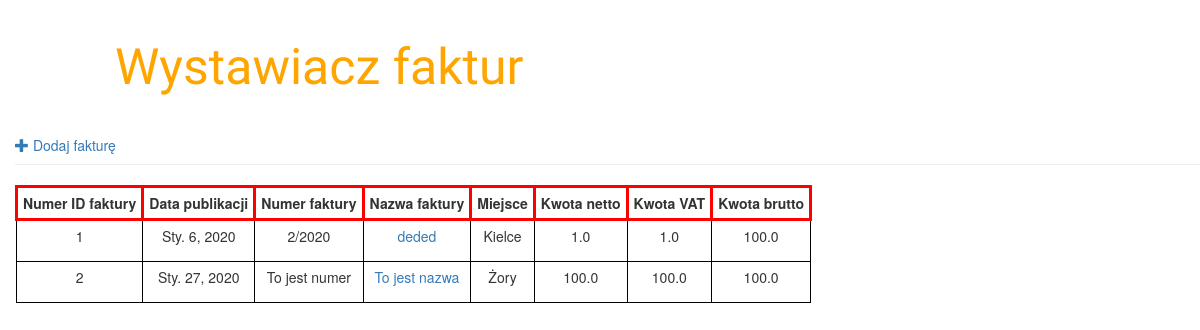
The page / on the database its author committed.
### invoice_app/models.py (models this page shows, shortened)
class Invoice(models.Model):
	invoice_id = models.AutoField(primary_key = True)
	invoice_date_of_issue = models.DateField('Data wystawienia')
	invoice_nr = models.CharField("Numer faktur", max_length = 250)
	invoice_name = models.CharField("Nazwa faktury", max_length = 250)
	invoice_netto = models.FloatField("Kwota netto")
	invoice_vat = models.FloatField("Vat")
	invoice_brutto = models.FloatField("Kwota brutto", default = 100)
	invoice_place = models.CharField("Miejsce którego dotyczy", max_length=20, choices=Place_CHOICES, default='Nie dotyczy')

### invoice_app/views.py (the view)
# urls.py: path('', views.invoice_list, name='invoice_list'),
def invoice_list(request):
	invoice = Invoice.objects.order_by('invoice_nr')
	return render(request, 'invoice_app/post_list.html', {'invoice' : invoice})

### invoice_app/templates/invoice_app/post_list.html
{% extends 'invoice_app/base.html' %}
{% block content %}
	<table>
		<tr>
    		<th>Numer ID faktury</th>
    		<th>Data publikacji</th>
    		<th>Numer faktury</th>
    		<th>Nazwa faktury</th>
    		<th>Miejsce</th>
    		<th>Kwota netto</th>
    		<th>Kwota VAT</th>
    		<th>Kwota brutto</th>
 		</tr>
		{% for invo in invoice %}
		<tr>
			<td><p>{{invo.invoice_id}}</p></td>
			<td><p>{{invo.invoice_date_of_issue}}</p></td>
			<td><p>{{invo.invoice_nr}}</p></td>
			<td><p><a href="{% url 'invoice_detail' pk=invo.pk %}">{{invo.invoice_name}}</a></p></td>
			<td><p>{{invo.invoice_place}}</p></td>
			<td><p>{{invo.invoice_netto}}</p></td>
			<td><p>{{invo.invoice_vat}}</p></td>
			<td><p>{{invo.invoice_brutto}}</p></td>
		</tr>
		{% endfor %}
	</table>
	{% endblock %}

### invoice_app/static/css/style.css (style rules this page uses)
table td { border: 1px solid black; padding: 5px; }
table th { border: 3px solid red; padding: 5px; }
body { padding-left: 15px; }
table { text-align: center; }

### rows shown on the page
Invoice: invoice_id "1", invoice_date_of_issue "Sty. 6, 2020", invoice_nr "2/2020", invoice_name "deded", invoice_place "Kielce", invoice_netto "1.0", invoice_vat "1.0", invoice_brutto "100.0"
Invoice: invoice_id "2", invoice_date_of_issue "Sty. 27, 2020", invoice_nr "To jest numer", invoice_name "To jest nazwa", invoice_place "Żory", invoice_netto "100.0", invoice_vat "100.0", invoice_brutto "100.0"
